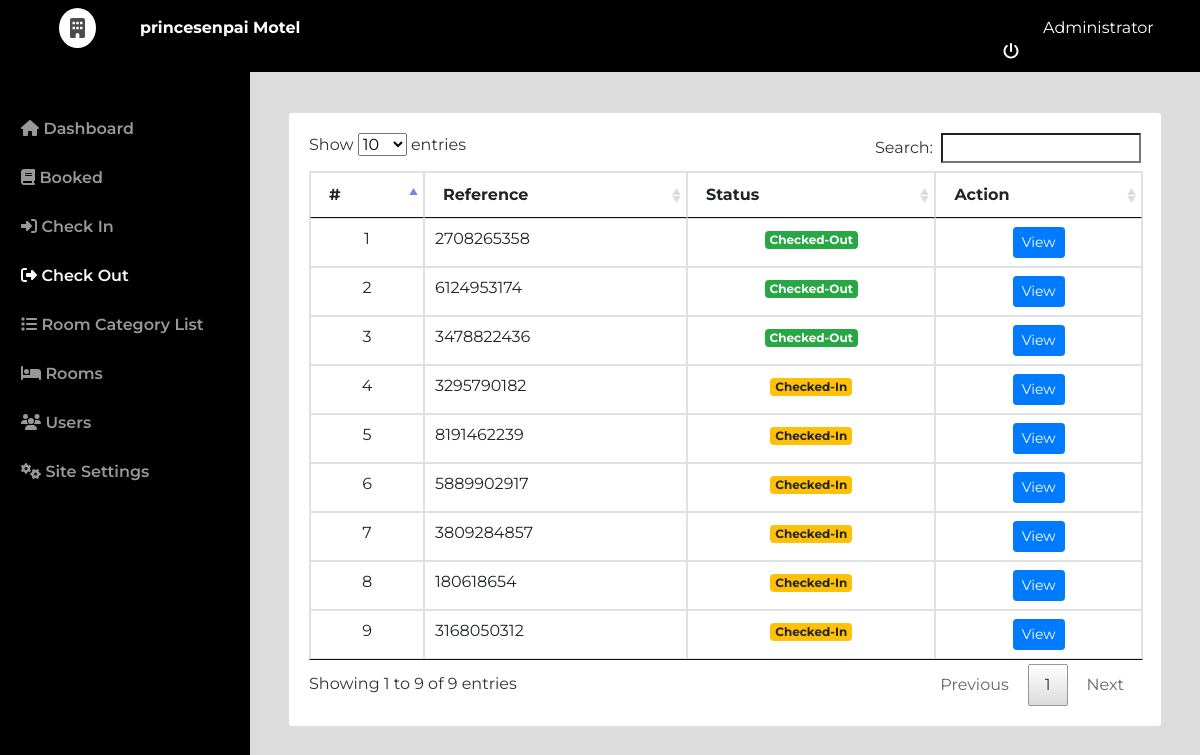
The app's page /admin/index.php?page=check_out (signed in), older data.
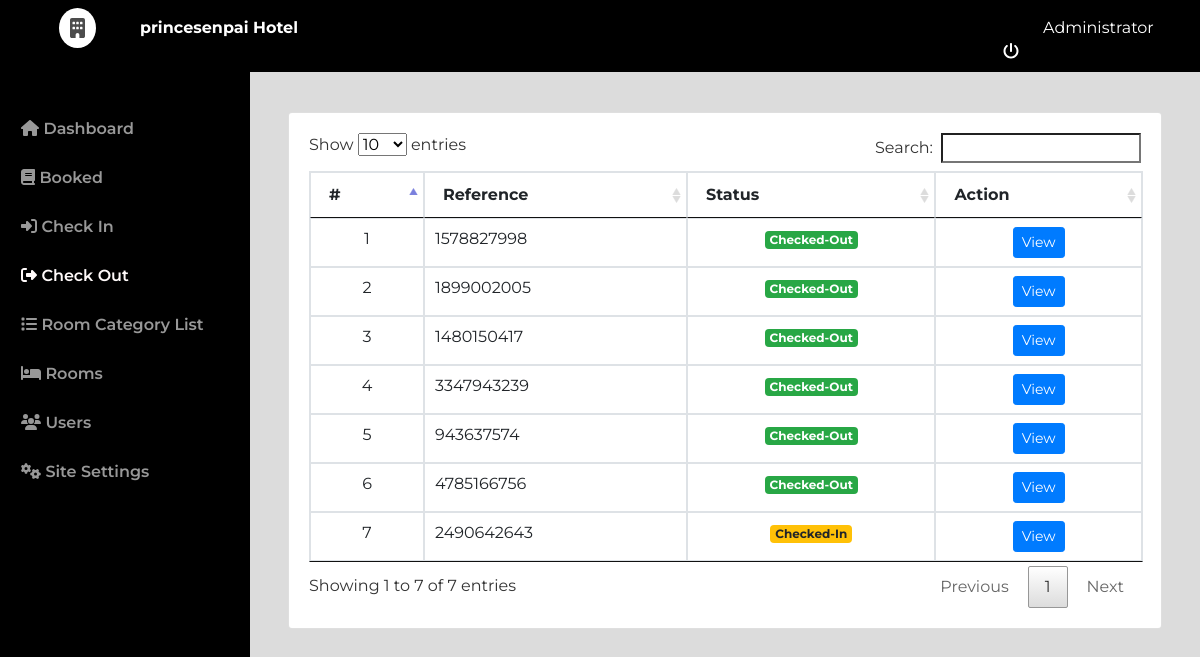
The same page, newer data.
### tables this page shows
CREATE TABLE `checked` (
  `id` int(30) NOT NULL,
  `ref_no` varchar(100) NOT NULL,
  `room_id` int(30) NOT NULL,
  `name` text NOT NULL,
  `email` varchar(255) NOT NULL,
  `contact_no` varchar(20) NOT NULL,
  `date_in` datetime NOT NULL,
  `date_out` datetime NOT NULL,
  `payment_Method` varchar(255) NOT NULL,
  `booked_cid` int(30) NOT NULL,
  `status` tinyint(1) NOT NULL DEFAULT 0 COMMENT '0 = pending, 1=checked in , 2 = checked out',
  `date_updated` datetime NOT NULL DEFAULT current_timestamp() ON UPDATE current_timestamp()
);

### admin/check_out.php (the view, shortened to what this page needs)
<?php include('db_connect.php');
?>
<div class="container-fluid">
	<div class="col-lg-12 mt-5">
		<div class="row mt-3">
			<div class="col-md-12">
				<div class="card">
					<div class="card-body">
						<table class="table table-bordered">
							<thead>
								<th>#</th>
								<th>Reference</th>
								<th>Status</th>
								<th>Action</th>
							</thead>
							<tbody>
								<?php
								$i = 1;
								$checked = $conn->query("SELECT * FROM checked where status != 0  order by status desc, id asc ");
								while ($row = $checked->fetch_assoc()):
								?>
								<tr>
									<td class="text-center"><?php echo $i++ ?></td>
									<td class=""><?php echo $row['ref_no'] ?></td>
									<?php if($row['status'] == 1): ?>
										<td class="text-center"><span class="badge badge-warning">Checked-In</span></td>
									<?php else: ?>
										<td class="text-center"><span class="badge badge-success">Checked-Out</span></td>
									<?php endif; ?>
									<td class="text-center">
											<button class="btn btn-sm btn-primary check_out" type="button" data-id="<?php echo $row['id'] ?>">View</button>
									</td>
								</tr>
							<?php endwhile;
							?>
							</tbody>
						</table>
					</div>
				</div>
			</div>
		</div>
	</div>
</div>

### admin/topbar.php (shortened to what this page needs)
<nav class="navbar navbar-dark fixed-top " style="padding:0;">
  <div class="container-fluid mt-2 mb-2">
  	<div class="col-lg-12">
  		<div class="col-md-1 float-left" style="display: flex;">
  			<div class="logo">
  				<i class="fa fa-building"></i>
  			</div>
  		</div>
      <div class="col-md-4 float-left text-white mt-2">
        <large><b><?php echo $_SESSION['setting_hotel_name']; ?></b></large>
      </div>
	  	<div class="col-md-2 float-right text-white mt-2">
	  		<a href="ajax.php?action=logout" class="text-white ml-5"><?php echo $_SESSION['login_name'] ?> <i class="fa fa-power-off ml-2"></i></a>
	    </div>
    </div>
  </div>
</nav>

Row changes from the older to the newer data that the page shows:
removed checked: ref_no "2708265358", status "Checked-Out"
removed checked: ref_no "6124953174", status "Checked-Out"
removed checked: ref_no "3478822436", status "Checked-Out"
removed checked: ref_no "3295790182", status "Checked-In"
removed checked: ref_no "8191462239", status "Checked-In"
removed checked: ref_no "5889902917", status "Checked-In"
removed checked: ref_no "3809284857", status "Checked-In"
removed checked: ref_no "180618654", status "Checked-In"
removed checked: ref_no "3168050312", status "Checked-In"
added checked: ref_no "1578827998", status "Checked-Out"
added checked: ref_no "1899002005", status "Checked-Out"
added checked: ref_no "1480150417", status "Checked-Out"
added checked: ref_no "3347943239", status "Checked-Out"
added checked: ref_no "943637574", status "Checked-Out"
added checked: ref_no "4785166756", status "Checked-Out"
added checked: ref_no "2490642643", status "Checked-In"
Text that changed along with them:
$_SESSION['setting_hotel_name']: "princesenpai Motel" → "princesenpai Hotel"
text written by a page script: "Show entries Search: Showing 1 to 9 of 9 entries Previous 1 Next" → "Show entries Search: Showing 1 to 7 of 7 entries Previous 1 Next"
